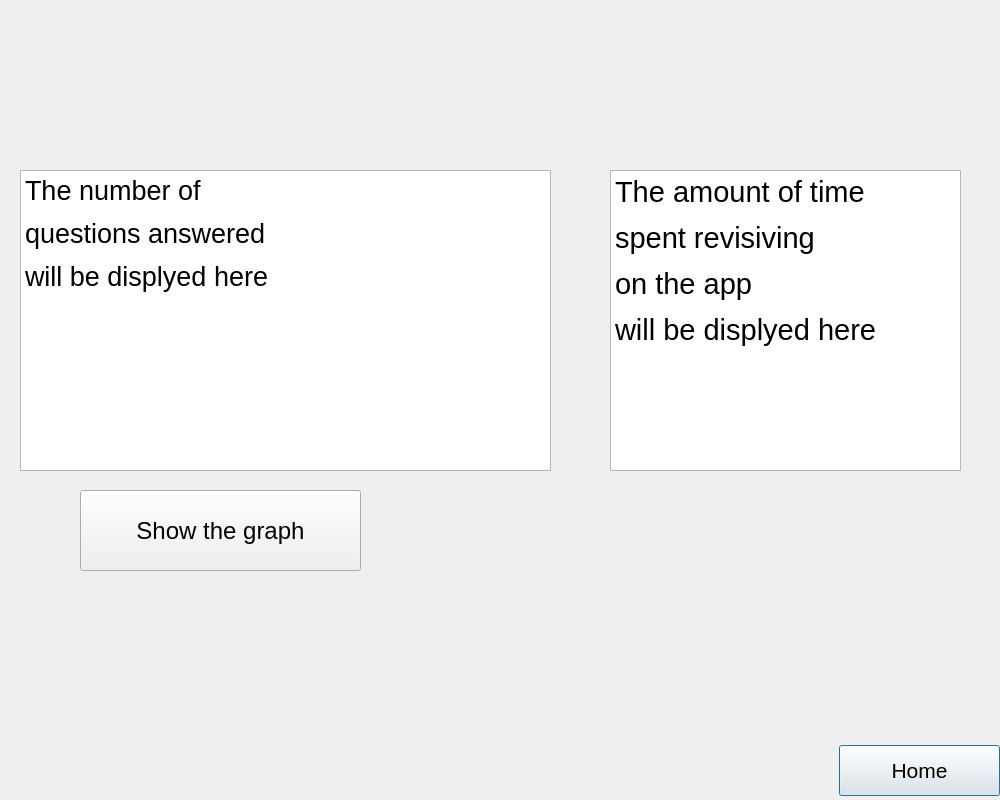
<?xml version="1.0" encoding="UTF-8"?>
<ui version="4.0">
 <class>Dialog</class>
 <widget class="QDialog" name="Dialog">
  <property name="geometry">
   <rect>
    <x>0</x>
    <y>0</y>
    <width>1000</width>
    <height>800</height>
   </rect>
  </property>
  <property name="windowTitle">
   <string>Dialog</string>
  </property>
  <widget class="QPushButton" name="HomeBut">
   <property name="geometry">
    <rect>
     <x>839</x>
     <y>745</y>
     <width>161</width>
     <height>51</height>
    </rect>
   </property>
   <property name="font">
    <font>
     <pointsize>16</pointsize>
    </font>
   </property>
   <property name="text">
    <string>Home</string>
   </property>
  </widget>
  <widget class="QTextBrowser" name="ScoreBrowser">
   <property name="geometry">
    <rect>
     <x>20</x>
     <y>170</y>
     <width>531</width>
     <height>301</height>
    </rect>
   </property>
   <property name="font">
    <font>
     <pointsize>20</pointsize>
    </font>
   </property>
   <property name="html">
    <string>&lt;!DOCTYPE HTML PUBLIC &quot;-//W3C//DTD HTML 4.0//EN&quot; &quot;http://www.w3.org/TR/REC-html40/strict.dtd&quot;&gt;
&lt;html&gt;&lt;head&gt;&lt;meta name=&quot;qrichtext&quot; content=&quot;1&quot; /&gt;&lt;style type=&quot;text/css&quot;&gt;
p, li { white-space: pre-wrap; }
&lt;/style&gt;&lt;/head&gt;&lt;body style=&quot; font-family:'MS Shell Dlg 2'; font-size:20pt; font-weight:400; font-style:normal;&quot;&gt;
&lt;p style=&quot; margin-top:0px; margin-bottom:0px; margin-left:0px; margin-right:0px; -qt-block-indent:0; text-indent:0px;&quot;&gt;The number of&lt;/p&gt;
&lt;p style=&quot; margin-top:12px; margin-bottom:12px; margin-left:0px; margin-right:0px; -qt-block-indent:0; text-indent:0px;&quot;&gt;questions answered &lt;/p&gt;
&lt;p style=&quot; margin-top:12px; margin-bottom:12px; margin-left:0px; margin-right:0px; -qt-block-indent:0; text-indent:0px;&quot;&gt;will be displyed here&lt;/p&gt;&lt;/body&gt;&lt;/html&gt;</string>
   </property>
  </widget>
  <widget class="QPushButton" name="GraphBut">
   <property name="geometry">
    <rect>
     <x>80</x>
     <y>490</y>
     <width>281</width>
     <height>81</height>
    </rect>
   </property>
   <property name="font">
    <font>
     <pointsize>18</pointsize>
    </font>
   </property>
   <property name="text">
    <string>Show the graph</string>
   </property>
  </widget>
  <widget class="QTextBrowser" name="TimeLabel">
   <property name="geometry">
    <rect>
     <x>610</x>
     <y>170</y>
     <width>351</width>
     <height>301</height>
    </rect>
   </property>
   <property name="font">
    <font>
     <pointsize>20</pointsize>
    </font>
   </property>
   <property name="html">
    <string>&lt;!DOCTYPE HTML PUBLIC &quot;-//W3C//DTD HTML 4.0//EN&quot; &quot;http://www.w3.org/TR/REC-html40/strict.dtd&quot;&gt;
&lt;html&gt;&lt;head&gt;&lt;meta name=&quot;qrichtext&quot; content=&quot;1&quot; /&gt;&lt;style type=&quot;text/css&quot;&gt;
p, li { white-space: pre-wrap; }
&lt;/style&gt;&lt;/head&gt;&lt;body style=&quot; font-family:'MS Shell Dlg 2'; font-size:20pt; font-weight:400; font-style:normal;&quot;&gt;
&lt;p style=&quot; margin-top:0px; margin-bottom:0px; margin-left:0px; margin-right:0px; -qt-block-indent:0; text-indent:0px;&quot;&gt;&lt;span style=&quot; font-size:22pt;&quot;&gt;The amount of time&lt;/span&gt;&lt;/p&gt;
&lt;p style=&quot; margin-top:12px; margin-bottom:12px; margin-left:0px; margin-right:0px; -qt-block-indent:0; text-indent:0px;&quot;&gt;&lt;span style=&quot; font-size:22pt;&quot;&gt;spent revisiving &lt;/span&gt;&lt;/p&gt;
&lt;p style=&quot; margin-top:12px; margin-bottom:12px; margin-left:0px; margin-right:0px; -qt-block-indent:0; text-indent:0px;&quot;&gt;&lt;span style=&quot; font-size:22pt;&quot;&gt;on the app &lt;/span&gt;&lt;/p&gt;
&lt;p style=&quot; margin-top:12px; margin-bottom:12px; margin-left:0px; margin-right:0px; -qt-block-indent:0; text-indent:0px;&quot;&gt;&lt;span style=&quot; font-size:22pt;&quot;&gt;will be displyed here&lt;/span&gt;&lt;/p&gt;&lt;/body&gt;&lt;/html&gt;</string>
   </property>
  </widget>
 </widget>
 <resources/>
 <connections/>
</ui>
